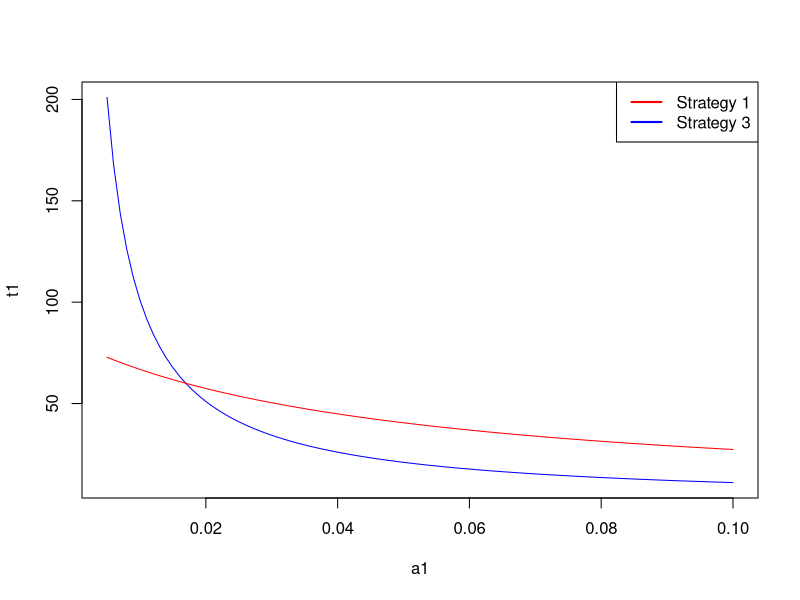
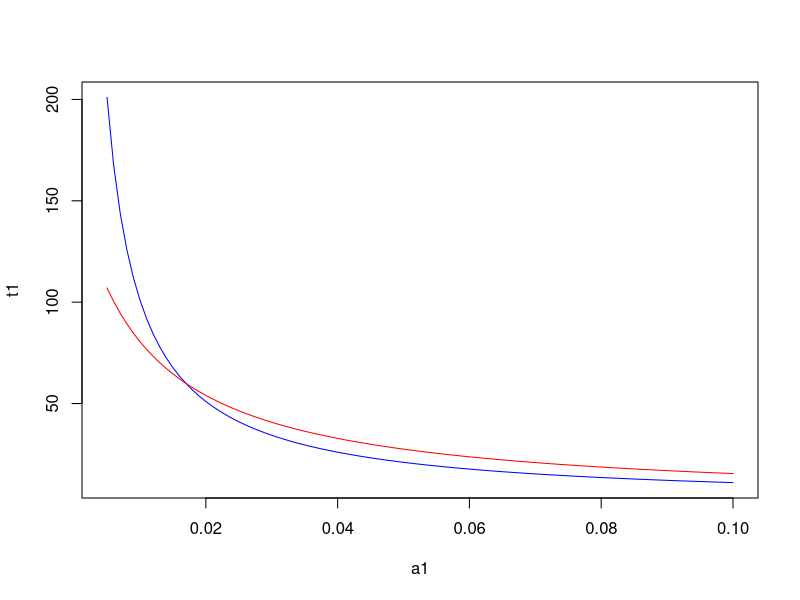
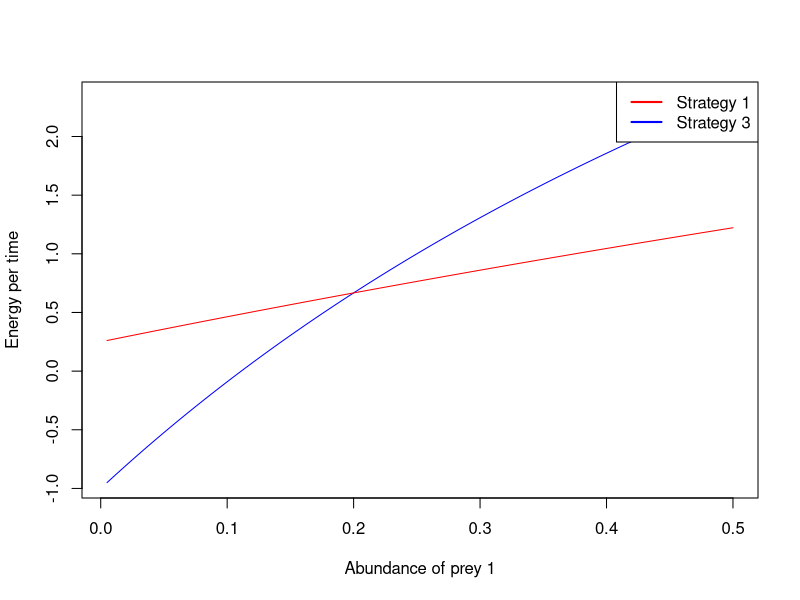
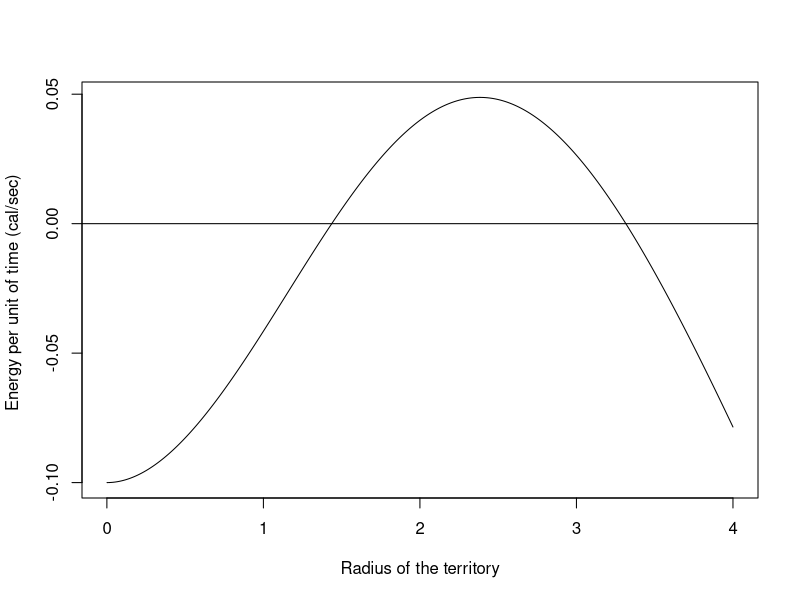

Reproduce these figures in R, in order.
## ---- chunk 1
h1=1           #Handling time of prey type 1 (s)
h2=60          #Handling time of prey type 2 (s)
a2=0.05        #abundance of prey type 2 (ind/s)
## ---- chunk 2
a1<-seq(0.005,0.1,0.001)   #abundance of prey time 1 (ind/s)
t1=1/a1+h1                 #time per item of Strategy 1 (s)
t3=1/(a1+a2)+h1*a1/(a1+a2)+h2*a2/(a1+a2) #time per item of Strategy 2 (s)
plot(a1,t1, type="l", col="blue")
lines(a1,t3, type="l", col="red")
legend("topright",                    
       legend = c("Strategy 1", "Strategy 3"),  # Labels
       col = c("red", "blue"),             # Line colors
       lwd = 2,                            # Line width
       lty = 1)      
## ---- chunk 3
a2 = 0.01
t1=1/a1+h1                 #time per item of Strategy 1 (s)
t3=1/(a1+a2)+h1*a1/(a1+a2)+h2*a2/(a1+a2) #time per item of Strategy 2 (s)
plot(a1,t1, type="l", col="blue")
lines(a1,t3, type="l", col="red")
## ---- chunk 4
pos=which(t1<t3)[1]
a1[pos]
## ---- chunk 5
e1<-10                       #Caloric content of prey 1
e2<-100                      #Caloric content of prey 2
h1<-1                        #Handling time of prey 1
h2<-60                       #Handling time of prey 2
ew<-1                        #Energy spend per unit time while waiting (cal/s)
eh<-1                        #energy spend per unit time handling the prey (cal/s)
## ---- chunk 6
a1<- seq(0.005,0.5,0.001)    #Sequence of abundances of prey 1
a2<-0.05
## ---- chunk 7
E1 = e1 -(eh*h1) - ew/a1    #energy per item of Strategy 1 (s)
E3 = (e1*a1+e2*a2)/(a1+a2)-
     eh*(h1*a1+h2*a2)/(a1+a2)-ew/(a1+a2) #energy per item of Strategy 3 (s)

T1=1/a1+h1                 #time per item of Strategy 1 (s)
T3=1/(a1+a2)+h1*a1/(a1+a2)+h2*a2/(a1+a2) #time per item of Strategy 3 (s)

ET1 = E1/T1 #energy per time of strategy 1
ET3 = E3/T3 #energy per time of strategy 3
## ---- chunk 8
plot(a1,ET1,type="l",xlab="Abundance of prey 1", ylab="Energy per time", col="blue")
lines(a1,ET3,type="l",col="red")
legend("topright",                    
       legend = c("Strategy 1", "Strategy 3"),  # Labels
       col = c("red", "blue"),             # Line colors
       lwd = 2,                            # Line width
       lty = 1) 
## ---- chunk 9
ew<-0.1                  #Energy per unit of time of waiting
ep<-1                    #Energy per unit of time of pursuing the prey
v<-0.5                   #Velocity of the predator in chase
a<-0.005                 #Abundance of prey
e<-10                    #Energy value of the prey

rc<-seq(0.001,4,0.001)   #Radius of the hunting ground 

tw <- 1/(a*pi*((rc^2)/2))   #Waiting time 
tp<-4/3*rc/v                #Pursuing time
ti<-tw+tp                   #Time per item 
ei<-e-ew*tw-ep*tp           #Energy per item
et<-ei/ti                   #Energy per unit of time

et <-function()
{
  (e-ew*(1/(a*pi*((rc^2)/2)))-ep*(4/3*rc/v))/(1/(a*pi*((rc^2)/2))+4/3*rc/v)
}

plot(rc,et(),type="l",
     xlab="Radius of the territory",
     ylab="Energy per unit of time (cal/sec) ")
 abline(0,0)
